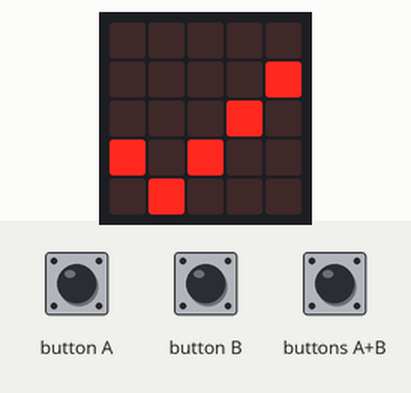
Bench run of a program on a simulated BBC micro:bit (MakeCode). On the bench: the board's 5×5 LED display. The test bench sets the inputs (shaded band).

Above: at 0.1 s.
2.9 s: button A pressed for 0.15 s
At 3.15 s:
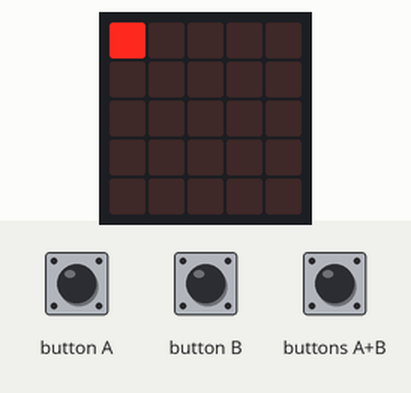
3.6 s: button B pressed for 0.15 s
At 4.05 s:
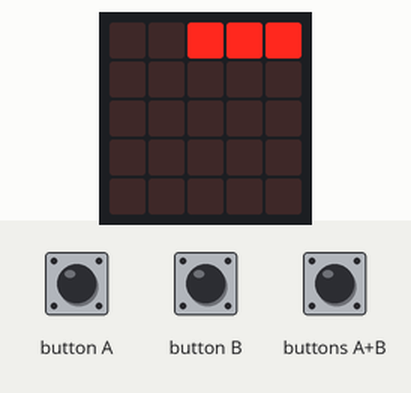
4.3 s: buttons A+B pressed for 0.15 s
At 4.65 s:
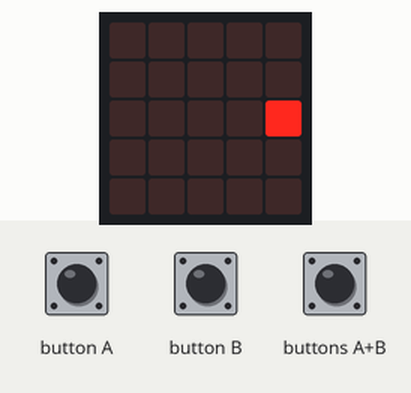
5.0 s: button A pressed for 0.15 s
5.7 s: buttons A+B pressed for 1 s
At 6.85 s:
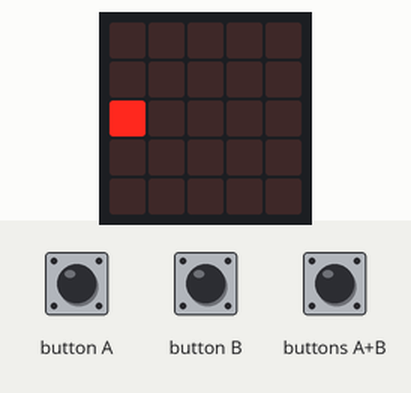
7.3 s: button B pressed for 0.15 s
Timing chart, 0 to 10.3 s (numbered marks = the images above; inputs shaded):
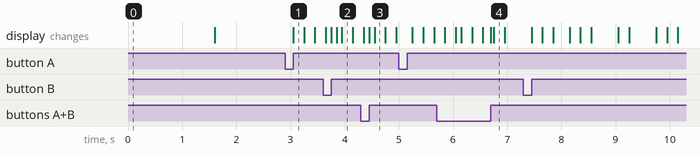

Measured:
- after the input at 2.9 s, the display: changes after 0.15 s (image 1)
- after the input at 3.6 s, the display: first differs from a run without the input after 0.15 s (image 2 shows a later state)
- after the input at 4.3 s, the display: first differs from a run without the input after 0.15 s (image 3 shows a later state)
- after the input at 5.7 s, the display: first differs from a run without the input after 1.0 s (image 4 shows a later state)

The program:

main.ts
```typescript
input.onButtonPressed(Button.A, function () {
    led.plot(0, 0)
    basic.pause(200)
    led.plot(1, 0)
    basic.pause(200)
    led.plot(2, 0)
    basic.pause(200)
    led.plot(3, 0)
    basic.pause(200)
    led.plot(4, 0)
    basic.pause(500)
    led.plot(4, 1)
    basic.pause(200)
    led.plot(4, 2)
    basic.pause(200)
    led.plot(4, 3)
    basic.pause(200)
    led.plot(4, 4)
    basic.pause(500)
    led.plot(3, 4)
    basic.pause(200)
    led.plot(2, 4)
    basic.pause(200)
    led.plot(1, 4)
    basic.pause(200)
    led.plot(0, 4)
    basic.pause(500)
    led.plot(0, 3)
    basic.pause(200)
    led.plot(0, 2)
    basic.pause(200)
    led.plot(0, 1)
    basic.pause(500)
    led.plot(1, 1)
    basic.pause(200)
    led.plot(2, 1)
    basic.pause(200)
    led.plot(3, 1)
    basic.pause(500)
    led.plot(3, 2)
    basic.pause(200)
    led.plot(3, 3)
    basic.pause(500)
    led.plot(2, 3)
    basic.pause(200)
    led.plot(1, 3)
    basic.pause(500)
    led.plot(1, 2)
    basic.pause(200)
    led.plot(2, 2)
    basic.pause(200)
    led.plot(2, 3)
})
input.onButtonPressed(Button.AB, function () {
    basic.clearScreen()
})
input.onButtonPressed(Button.B, function () {
    led.unplot(0, 0)
    basic.pause(200)
    led.unplot(1, 0)
    basic.pause(200)
    led.unplot(2, 0)
    basic.pause(200)
    led.unplot(3, 0)
    basic.pause(200)
    led.unplot(4, 0)
    basic.pause(500)
    led.unplot(4, 1)
    basic.pause(200)
    led.unplot(4, 2)
    basic.pause(200)
    led.unplot(4, 3)
    basic.pause(200)
    led.unplot(4, 4)
    basic.pause(500)
    led.unplot(3, 4)
    basic.pause(200)
    led.unplot(2, 4)
    basic.pause(200)
    led.unplot(1, 4)
    basic.pause(200)
    led.unplot(0, 4)
    basic.pause(500)
    led.unplot(0, 3)
    basic.pause(200)
    led.unplot(0, 2)
    basic.pause(200)
    led.unplot(0, 1)
    basic.pause(500)
    led.unplot(1, 1)
    basic.pause(200)
    led.unplot(2, 1)
    basic.pause(200)
    led.unplot(3, 1)
    basic.pause(500)
    led.unplot(3, 2)
    basic.pause(200)
    led.unplot(3, 3)
    basic.pause(500)
    led.unplot(2, 3)
    basic.pause(200)
    led.unplot(1, 3)
    basic.pause(500)
    led.unplot(1, 2)
    basic.pause(200)
    led.unplot(2, 2)
    basic.pause(200)
    led.unplot(2, 3)
})
basic.showIcon(IconNames.Yes)
basic.pause(1000)
basic.clearScreen()
```

test.ts
```typescript
// aquí va el archivo "tests"; esto no se compilará cuando este paquete se utilice como una extensión.
```
